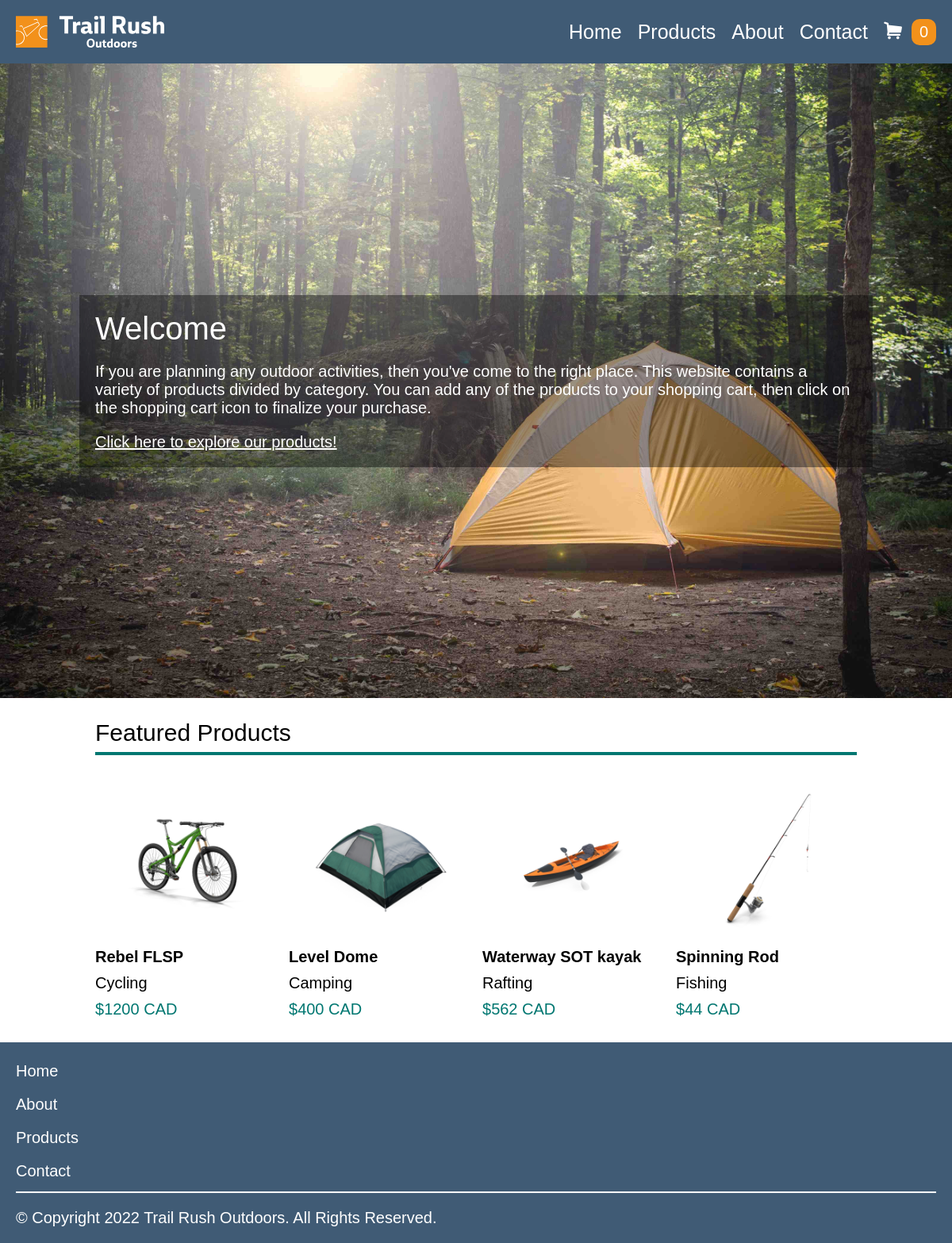
The page / on the database its author committed.
### tables this page shows
CREATE TABLE `products` (
  `id` tinyint(4) NOT NULL,
  `product` varchar(100) NOT NULL,
  `category` enum('Camping','Cycling','Fishing','Rafting') NOT NULL,
  `price` int(11) NOT NULL,
  `image` varchar(50) NOT NULL,
  `description` text NOT NULL,
  `properties` tinytext NOT NULL,
  `values` tinytext NOT NULL
);

### index.php (the view, shortened to what this page needs)
<?php
	include('includes/header.php');
?>
        <main id="home" class="fullwidth margin-center">
            <div id="homeBgCover" class="bg-cover flex-center fullheight-vertical">
                <article class="black-bg-05 w-1000 margin-center padding fade-in">
                    <h2 class="ebony medium margin-bottom-light">Welcome</h2>
                    <p class="margin-bottom">If you are planning any outdoor activities, then you've come to the right place. This website contains a variety of products divided by category. You can add any of the products to your shopping cart, then click on the shopping cart icon to finalize your purchase.</p>
                    <a href="products.php" class="white semi-bold underline">Click here to explore our products!</a>
                </article>
            </div>
            <section id="content" class="w-1000 margin-center padding">
                <h2 class="ebony small green-underline margin-bottom-light fade-in">Featured Products</h2>
                <form method="post" action="products.php">
                <div id="featuredGrid">
                <?php
                $query = "SELECT * FROM products LIMIT 4";
				$sql = mysqli_query($connection, $query);
				while($row = mysqli_fetch_array($sql)) {
                print "<a href=\"description.php?id=".$row['id']."\" class=\"All ".$row['category']."\" data-price=\"".$row['price']."\">";
                    print '<figure class="product">';
                    print '<img src="thumbnails/'.$row['image'].'" alt="'.$row['product'].'">';
                    print '<figcaption class="flex-center-start flex-column margins-light">';
				    print '<span class="product-name bold">'.$row['product'].'</span>';
                    print '<span class="product-category">'.$row['category'].'</span>';
                    print '<span class="product-price turquoise">$'.$row['price'].' CAD</span>';
                    print '</figcaption>';
                    print '</figure>';
                print '</a>';
                }
                ?>
                </div>
                </form>
            </section>
        </main>
        <footer class="navy-bg padding">
            <ul class="no-list-style margin-bottom white-underline-light">
                <li><a href="index.php">Home</a>
                <li><a href="about.php">About</a>
                <li><a href="products.php">Products</a>
                <li class="margin-none"><a href="contact.php">Contact</a>
            </ul>
            <p>© Copyright <?php print date('Y'); ?> Trail Rush Outdoors. All Rights Reserved.</p>
        </footer>
	</body>
</html>

### styles.css (style rules this page uses)
* { box-sizing: border-box; margin: 0; padding: 0; }
a { text-decoration: none; color: #000; display: block; margin: 0; }
footer a { display: inline-block; color: #FFF; margin-bottom: 0.5em; }
body { max-width: 3200px; min-width: 240px; font-size: 1em; font-family: bebas-neue-pro, sans-serif; }
#homeBgCover { background-image: url("images/background-images/homepage/homepage-mobile.jpg"); }
.bg-cover { background-size: cover; background-position: bottom; }
.no-list-style { list-style-type: none; }
img { width: 100%; height: auto; display: block; }
#productGrid, #featuredGrid { display: grid; grid-template-columns: 1fr 1fr; grid-gap: 16px; }
.w-1000 { max-width: 1000px; }
.margin-center { margin: 0 auto; }
.fullheight-vertical { height: 100vh; }
.fullwidth { width: 100%; }
.flex-center { display: flex; justify-content: center; align-items: center; }
.flex-center-start { display: flex; justify-content: center; align-items: left; }
.flex-column { flex-direction: column; }
.padding { padding: 1em; }
.margin-bottom { margin-bottom: 1em; }
.margin-bottom-light { margin-bottom: 0.5em; }
.margins-light * { margin-bottom: 0.5em; }
.margin-none { margin-bottom: 0; }
.ebony { font-family: ebony, sans-serif; font-weight: 400; }
.bold { font-weight: bold; }
.medium { font-size: 2em; }
.small { font-size: 1.5em; }
.underline { text-decoration: underline; }
.green-underline { border-bottom: 4px solid #007771; line-height: 1.6; }
.white-underline-light { border-bottom: 2px solid #FFF; line-height: 1.6; }
.black-bg-05 { background: hsla(0,0%,0%,0.4); color: #FFF; }
.navy-bg { background-color: #405B75; color: #fff; }
.turquoise { color: #007771; }
.white { color: #FFF; }
.fade-in { animation: 0.8s ease-in fade-in; }
@media only screen and (min-width : 500px) and (min-height : 400px) { body { font-size: 1.25em; } }
@media only screen and (min-width : 680px) { #featuredGrid { grid-template-columns: 1fr 1fr 1fr 1fr; } }
@media only screen and (min-width : 1200px) { #homeBgCover { background-image: url("images/background-images/homepage/homepage-desktop.jpg"); } }

### rows shown on the page
products: image (picture), product "Rebel FLSP", category "Cycling", price "1200"
products: image (picture), product "Level Dome", category "Camping", price "400"
products: image (picture), product "Waterway SOT kayak", category "Rafting", price "562"
products: image (picture), product "Spinning Rod", category "Fishing", price "44"
